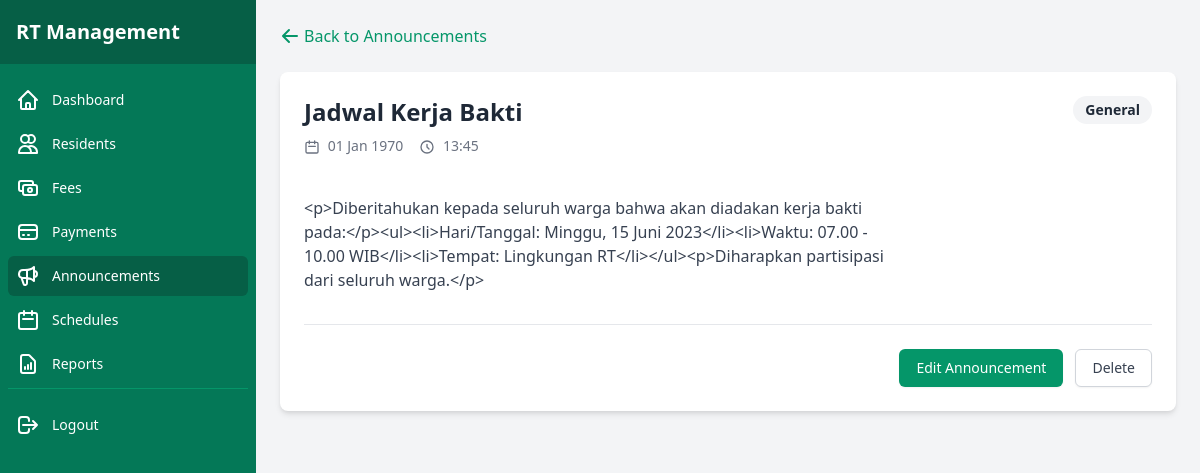
Screenshot of /admin/announcement/view/1 (signed in) with the database file from the repository.
### tables this page shows
CREATE TABLE IF NOT EXISTS announcements (
    id INT AUTO_INCREMENT PRIMARY KEY,
    title VARCHAR(200) NOT NULL,
    content TEXT NOT NULL,
    created_at DATETIME DEFAULT CURRENT_TIMESTAMP,
    updated_at DATETIME ON UPDATE CURRENT_TIMESTAMP
);

### app/controllers/AnnouncementController.php (called while the page is built, shortened)
<?php
class AnnouncementController {
    public function view($id) {
        $announcementModel = new Announcement();
        $announcement = $announcementModel->findById($id);
        require_once BASE_PATH . '/app/views/admin/view_announcement.php';
    }
}

### public/index.php (called while the page is built, shortened)
<?php
require_once BASE_PATH . '/config/database.php';
spl_autoload_register(function ($class) {
    $class = str_replace('\\', DIRECTORY_SEPARATOR, $class);
    $file = BASE_PATH . DIRECTORY_SEPARATOR . $class . '.php';
});
require_once BASE_PATH . '/routes/web.php';
$url = isset($_GET['url']) ? $_GET['url'] : '';
$url = rtrim($url, '/');
Router::route($url);

### config/database.php (called while the page is built, shortened)
<?php
class Database {
    private static $instance = null;
    private $connection;
    private function __construct() {
        try {
            $this->connection = new PDO(
                'mysql:host=' . DB_HOST . ';dbname=' . DB_NAME . ';charset=utf8mb4',
                DB_USER,
                DB_PASS,
                [
                    PDO::ATTR_ERRMODE => PDO::ERRMODE_EXCEPTION,
                    PDO::ATTR_DEFAULT_FETCH_MODE => PDO::FETCH_ASSOC,
                    PDO::ATTR_EMULATE_PREPARES => false
                ]
            );
        } catch (PDOException $e) {
            die('Database Connection Error: ' . $e->getMessage());
        }
    }
    public static function getInstance() {
        if (self::$instance === null) {
            self::$instance = new self();
        }
        return self::$instance;
    }
    public function getConnection() {
        return $this->connection;
    }
}

### app/models/Announcement.php (called while the page is built, shortened)
<?php
class Announcement {
    private $db;
    public function __construct() {
        $this->db = \Database::getInstance()->getConnection();
    }
    public function findById($id) {
        $stmt = $this->db->prepare("SELECT * FROM announcements WHERE id = :id");
        $stmt->execute(['id' => $id]);
        return $stmt->fetch();
    }
}

### app/views/admin/view_announcement.php (the view, shortened to what this page needs)
<?php require_once __DIR__ . '/../components/admin_header.php'; ?>
<div class="flex h-screen bg-gray-100">
    <?php require_once __DIR__ . '/../components/admin_sidebar.php'; ?>
    <div class="flex-1 overflow-auto">
        <main class="p-6">
            <div class="mb-6">
                <a href="/admin/announcements" class="text-green-600 hover:text-green-800 flex items-center">
                    <svg xmlns="http://www.w3.org/2000/svg" class="h-5 w-5 mr-1" viewBox="0 0 20 20" fill="currentColor">
                        <path fill-rule="evenodd" d="M9.707 16.707a1 1 0 01-1.414 0l-6-6a1 1 0 010-1.414l6-6a1 1 0 011.414 1.414L5.414 9H17a1 1 0 110 2H5.414l4.293 4.293a1 1 0 010 1.414z" clip-rule="evenodd" />
                    </svg>
                    Back to Announcements
                </a>
            </div>
            <div class="bg-white rounded-lg shadow-md overflow-hidden">
                <div class="p-6">
                    <div class="flex justify-between items-start">
                        <div>
                            <h1 class="text-2xl font-bold text-gray-800 mb-2"><?php echo htmlspecialchars($announcement['title'] ?? ''); ?></h1>
                            <div class="flex items-center text-sm text-gray-500 mb-4">
                                <span class="mr-4">
                                    <svg xmlns="http://www.w3.org/2000/svg" class="h-4 w-4 inline mr-1" fill="none" viewBox="0 0 24 24" stroke="currentColor">
                                        <path stroke-linecap="round" stroke-linejoin="round" stroke-width="2" d="M8 7V3m8 4V3m-9 8h10M5 21h14a2 2 0 002-2V7a2 2 0 00-2-2H5a2 2 0 00-2 2v12a2 2 0 002 2z" />
                                    </svg>
                                    <?php echo date('d M Y', strtotime($announcement['start_date'] ?? '')); ?>
                                </span>
                                <span>
                                    <svg xmlns="http://www.w3.org/2000/svg" class="h-4 w-4 inline mr-1" fill="none" viewBox="0 0 24 24" stroke="currentColor">
                                        <path stroke-linecap="round" stroke-linejoin="round" stroke-width="2" d="M12 8v4l3 3m6-3a9 9 0 11-18 0 9 9 0 0118 0z" />
                                    </svg>
                                    <?php echo date('H:i', strtotime($announcement['created_at'] ?? '')); ?>
                                </span>
                            </div>
                        </div>
                        <div>
                            <?php
                                $typeClasses = [
                                    'general' => 'bg-gray-100 text-gray-800',
                                    'important' => 'bg-red-100 text-red-800',
                                    'event' => 'bg-blue-100 text-blue-800',
                                    'maintenance' => 'bg-yellow-100 text-yellow-800'
                                ];
                                $typeLabels = [
                                    'general' => 'General',
                                    'important' => 'Important',
                                    'event' => 'Event',
                                    'maintenance' => 'Maintenance'
                                ];
                                $typeClass = $typeClasses[$announcement['type'] ?? 'general'] ?? 'bg-gray-100 text-gray-800';
                                $typeLabel = $typeLabels[$announcement['type'] ?? 'general'] ?? ucfirst($announcement['type'] ?? 'general');
                            ?>
                            <span class="px-3 py-1 inline-flex text-sm leading-5 font-semibold rounded-full <?php echo $typeClass; ?>">
                                <?php echo $typeLabel; ?>
                            </span>
                        </div>
                    </div>
                    <div class="mt-6">
                        <div class="prose max-w-none text-gray-700">
                            <?php echo nl2br(htmlspecialchars($announcement['content'] ?? '')); ?>
                        </div>
                    </div>
                    <div class="mt-8 pt-6 border-t border-gray-200">
                        <div class="flex justify-end space-x-3">
                            <a href="/admin/announcement/edit/<?php echo $announcement['id']; ?>" class="inline-flex justify-center py-2 px-4 border border-transparent shadow-sm text-sm font-medium rounded-md text-white bg-green-600 hover:bg-green-700 focus:outline-none focus:ring-2 focus:ring-offset-2 focus:ring-green-500">
                                Edit Announcement
                            </a>
                            <form action="/admin/announcements/delete/<?php echo $announcement['id']; ?>" method="POST" class="inline" onsubmit="return confirm('Are you sure you want to delete this announcement?');">
                                <button type="submit" class="inline-flex justify-center py-2 px-4 border border-gray-300 shadow-sm text-sm font-medium rounded-md text-gray-700 bg-white hover:bg-gray-50 focus:outline-none focus:ring-2 focus:ring-offset-2 focus:ring-red-500">
                                    Delete
                                </button>
                            </form>
                        </div>
                    </div>
                </div>
            </div>
        </main>
    </div>
</div>
<?php require_once __DIR__ . '/../components/admin_footer.php'; ?>

### routes/web.php (shortened to what this page needs)
<?php
class Router {
    private static $routes = [];
    public static function register($method, $url, $controller, $action) {
        self::$routes[] = [
            'method' => $method,
            'url' => $url,
            'controller' => $controller,
            'action' => $action
        ];
    }
    public static function route($url) {
        $method = $_SERVER['REQUEST_METHOD'];
        foreach (self::$routes as $route) {
            $pattern = self::convertRouteToRegex($route['url']);
            if ($route['method'] == $method && preg_match($pattern, $url, $matches)) {
                array_shift($matches);
                $controller = new $controllerName();
                call_user_func_array([$controller, $route['action']], $matches);
                return;
            }
        }
    }
    private static function convertRouteToRegex($route) {
        $route = preg_replace('/\:([a-zA-Z0-9]+)/', '([^/]+)', $route);
        return '/^' . str_replace('/', '\/', $route) . '$/';
    }
}

### app/views/components/admin_sidebar.php (shortened to what this page needs)
<div class="hidden md:flex md:flex-shrink-0">
    <div class="flex flex-col w-64">
        <div class="flex flex-col h-0 flex-1 bg-green-700">
            <div class="flex items-center h-16 flex-shrink-0 px-4 bg-green-800">
                <h1 class="text-xl font-bold text-white">RT Management</h1>
            </div>
            <div class="flex-1 flex flex-col overflow-y-auto">
                <nav class="flex-1 px-2 py-4 space-y-1">
                    <a href="/admin/dashboard" class="<?php echo strpos($_SERVER['REQUEST_URI'], '/admin/dashboard') === 0 ? 'bg-green-800' : 'hover:bg-green-600'; ?> text-white group flex items-center px-2 py-2 text-sm font-medium rounded-md">
                        Dashboard
                    </a>
                    <a href="/admin/residents" class="<?php echo strpos($_SERVER['REQUEST_URI'], '/admin/resident') === 0 ? 'bg-green-800' : 'hover:bg-green-600'; ?> text-white group flex items-center px-2 py-2 text-sm font-medium rounded-md">
                        <svg xmlns="http://www.w3.org/2000/svg" class="mr-3 h-6 w-6" fill="none" viewBox="0 0 24 24" stroke="currentColor">
                            <path stroke-linecap="round" stroke-linejoin="round" stroke-width="2" d="M12 4.354a4 4 0 110 5.292M15 21H3v-1a6 6 0 0112 0v1zm0 0h6v-1a6 6 0 00-9-5.197M13 7a4 4 0 11-8 0 4 4 0 018 0z" />
                        </svg>
                        Residents
                    </a>
                    <a href="/admin/fees" class="<?php echo strpos($_SERVER['REQUEST_URI'], '/admin/fee') === 0 ? 'bg-green-800' : 'hover:bg-green-600'; ?> text-white group flex items-center px-2 py-2 text-sm font-medium rounded-md">
                        Fees
                    </a>
                    <a href="/admin/payments" class="<?php echo strpos($_SERVER['REQUEST_URI'], '/admin/payment') === 0 ? 'bg-green-800' : 'hover:bg-green-600'; ?> text-white group flex items-center px-2 py-2 text-sm font-medium rounded-md">
                        <svg xmlns="http://www.w3.org/2000/svg" class="mr-3 h-6 w-6" fill="none" viewBox="0 0 24 24" stroke="currentColor">
                            <path stroke-linecap="round" stroke-linejoin="round" stroke-width="2" d="M3 10h18M7 15h1m4 0h1m-7 4h12a3 3 0 003-3V8a3 3 0 00-3-3H6a3 3 0 00-3 3v8a3 3 0 003 3z" />
                        </svg>
                        Payments
                    </a>
                    <a href="/admin/announcements" class="<?php echo strpos($_SERVER['REQUEST_URI'], '/admin/announcement') === 0 ? 'bg-green-800' : 'hover:bg-green-600'; ?> text-white group flex items-center px-2 py-2 text-sm font-medium rounded-md">
                        Announcements
                    </a>
                    <a href="/admin/schedules" class="<?php echo strpos($_SERVER['REQUEST_URI'], '/admin/schedule') === 0 ? 'bg-green-800' : 'hover:bg-green-600'; ?> text-white group flex items-center px-2 py-2 text-sm font-medium rounded-md">
                        <svg xmlns="http://www.w3.org/2000/svg" class="mr-3 h-6 w-6" fill="none" viewBox="0 0 24 24" stroke="currentColor">
                            <path stroke-linecap="round" stroke-linejoin="round" stroke-width="2" d="M8 7V3m8 4V3m-9 8h10M5 21h14a2 2 0 002-2V7a2 2 0 00-2-2H5a2 2 0 00-2 2v12a2 2 0 002 2z" />
                        </svg>
                        Schedules
                    </a>
                    <a href="/admin/reports" class="<?php echo strpos($_SERVER['REQUEST_URI'], '/admin/report') === 0 ? 'bg-green-800' : 'hover:bg-green-600'; ?> text-white group flex items-center px-2 py-2 text-sm font-medium rounded-md">
                        Reports
                    </a>
                    <div class="pt-4 mt-4 border-t border-green-600">
                        <a href="/logout" class="text-white hover:bg-green-600 group flex items-center px-2 py-2 text-sm font-medium rounded-md">
                            <svg xmlns="http://www.w3.org/2000/svg" class="mr-3 h-6 w-6" fill="none" viewBox="0 0 24 24" stroke="currentColor">
                                <path stroke-linecap="round" stroke-linejoin="round" stroke-width="2" d="M17 16l4-4m0 0l-4-4m4 4H7m6 4v1a3 3 0 01-3 3H6a3 3 0 01-3-3V7a3 3 0 013-3h4a3 3 0 013 3v1" />
                            </svg>
                            Logout
                        </a>
                    </div>
                </nav>
            </div>
        </div>
    </div>
</div>

### public/css/styles.css (style rules this page uses)
.prose { max-width: 65ch; color: #374151; }

### rows the page displays
announcements: title "Jadwal Kerja Bakti", start_date "01 Jan 1970", created_at "13:45", typeLabel "General", content "<p>Diberitahukan kepada seluruh warga bahwa akan diadakan kerja bakti pada:</p><ul><li>Hari/Tanggal: Minggu, 15 Juni 2023</li><li>Waktu: 07.00 - 10.00 WIB</li><li>Tempat: Lingkungan RT</li></ul><p>Diharapkan partisipasi dari seluruh warga.</p>"
